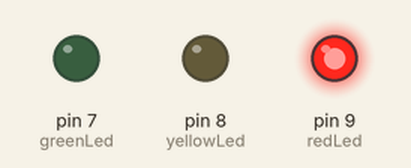
This sketch was run on a simulated Arduino Uno, built with avr-gcc and run on an emulated ATmega328P. On the bench: output pins drawn as LEDs (lit = HIGH).

Above: at 1.5 s.
At 3.5 s:
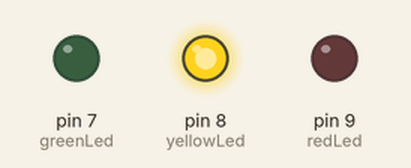
At 5.5 s:
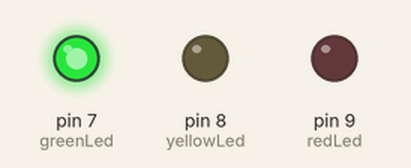
Timing chart, 0 to 10.4 s (numbered marks = the images above):
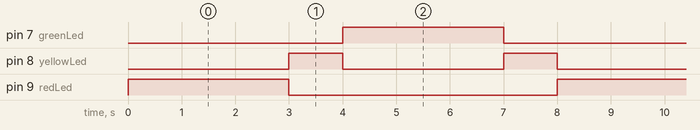

The sketch:

traffic_light_lab1.ino
```cpp
// C++ code
//
#define redLed 9
#define greenLed 7
#define yellowLed 8

volatile int t20= 0; // timer for red and green light
volatile int t10= 0; // timer for yellow light

enum lightState { redYellow, yellowGreen };

lightState state;

void setup()
{
	pinMode(redLed, OUTPUT);
    pinMode(yellowLed, OUTPUT);
	pinMode(greenLed, OUTPUT);

}


void loop()
{
  t20 = 3000;
  t10 = 1000;
  stateMachine();

}

void stateMachine()
{
	switch(state)
    {
       case redYellow:

          digitalWrite(redLed, HIGH);
          delay (t20);
          digitalWrite(redLed, LOW);

          digitalWrite(yellowLed, HIGH);
          delay (t10);
          digitalWrite(yellowLed, LOW);

      	  state = yellowGreen;

		  break;

       case yellowGreen:

          /*digitalWrite(yellowLed, HIGH);
          delay (t10);
          digitalWrite(yellowLed, LOW);*/

          digitalWrite(greenLed, HIGH);
          delay (t20);
          digitalWrite(greenLed, LOW);

          digitalWrite(yellowLed, HIGH);
          delay (t10);
      	  digitalWrite(yellowLed, LOW);

          state = redYellow;

        break;


       default:
        break;
    }
 }
```

Measured:
- by itself, pin 7 (greenLed), pin 9 (redLed): alternates HIGH for 3.0 s and LOW for 5.0 s
- by itself, pin 8 (yellowLed): alternates HIGH for 1.0 s and LOW for 3.0 s
- by itself, everything shown: repeats every 8.0 s, in 6 steps
